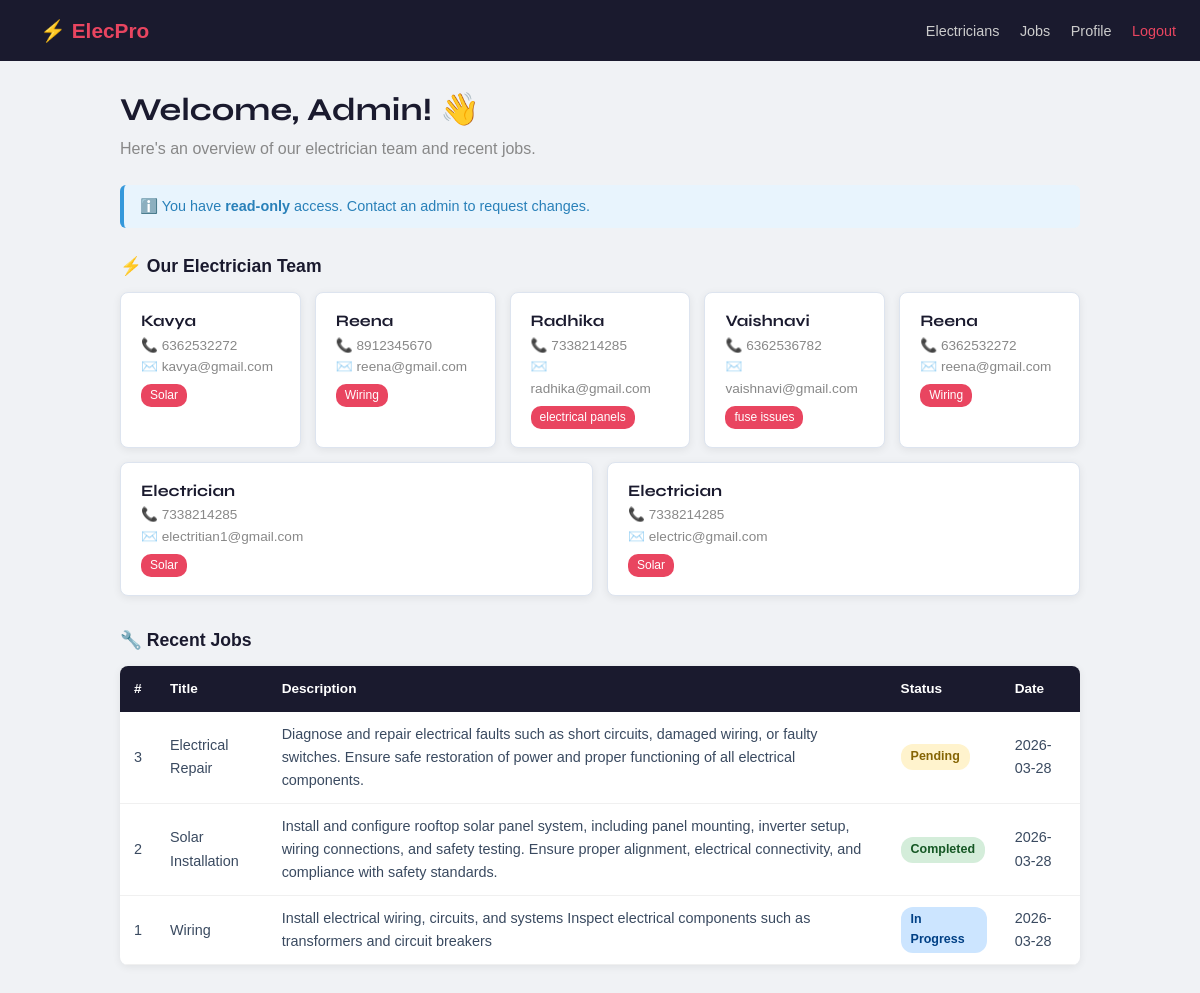
The app's page /user/dashboard (signed in) with its own data.
### tables this page shows
CREATE TABLE electricians (
            id    INTEGER PRIMARY KEY AUTOINCREMENT,
            name  TEXT NOT NULL,
            phone TEXT,
            skill TEXT,
            email TEXT
        );

CREATE TABLE jobs (
            id          INTEGER PRIMARY KEY AUTOINCREMENT,
            title       TEXT    NOT NULL,
            description TEXT,
            status      TEXT    NOT NULL DEFAULT 'pending',
            created_at  TEXT    DEFAULT (date('now'))
        );

### app.py (the view)
@app.route('/user/dashboard')
@login_required
def user_dashboard():
    db   = get_db()
    electricians = db.execute('SELECT * FROM electricians').fetchall()
    jobs         = db.execute('SELECT * FROM jobs ORDER BY id DESC').fetchall()
    db.close()
    return render_template('user_dashboard.html',
                           electricians=electricians, jobs=jobs)

### app.py (called while the page is built)
def login_required(f):
    from functools import wraps
    @wraps(f)
    def wrapper(*args, **kwargs):
        if 'user_id' not in session:
            flash('Please log in first.', 'warning')
            return redirect(url_for('login'))
        return f(*args, **kwargs)
    return wrapper

### database.py (called while the page is built)
def get_db():
    conn = sqlite3.connect(DATABASE)
    conn.row_factory = sqlite3.Row   # lets us access columns by name
    return conn

### templates/user_dashboard.html (shortened to what this page needs)
<!DOCTYPE html>
<html lang="en">
<head>
    <link rel="stylesheet" href="{{ url_for('static', filename='css/style.css') }}">
</head>
<body>
<nav>
    <a class="logo" href="/user/dashboard">⚡ ElecPro</a>
    <div>
        <a href="/electricians">Electricians</a>
        <a href="/jobs">Jobs</a>
        <a href="/profile">Profile</a>
        <a href="/logout" style="color:#e94560;">Logout</a>
    </div>
</nav>
<div class="content">
    <h1>Welcome, {{ session['user_name'] }}! 👋</h1>
    <p class="sub">Here's an overview of our electrician team and recent jobs.</p>
    <div class="readonly-note">ℹ️ You have <strong>read-only</strong> access. Contact an admin to request changes.</div>
    <div class="section-title">⚡ Our Electrician Team</div>
    <div class="cards">
        {% for elec in electricians %}
        <div class="card">
            <h3>{{ elec['name'] }}</h3>
            <p>📞 {{ elec['phone'] or 'N/A' }}</p>
            <p>✉️ {{ elec['email'] or 'N/A' }}</p>
            {% if elec['skill'] %}<span class="skill">{{ elec['skill'] }}</span>{% endif %}
        </div>
        {% else %}
        <p style="color:#888;">No electricians registered yet.</p>
        {% endfor %}
    </div>
    <div class="section-title">🔧 Recent Jobs</div>
    <table>
        <thead>
            <tr><th>#</th><th>Title</th><th>Description</th><th>Status</th><th>Date</th></tr>
        </thead>
        <tbody>
            {% for job in jobs %}
            <tr>
                <td>{{ job['id'] }}</td>
                <td>{{ job['title'] }}</td>
                <td>{{ job['description'] or '—' }}</td>
                <td><span class="badge badge-{{ job['status'] }}">{{ job['status'].replace('_',' ').title() }}</span></td>
                <td>{{ job['created_at'] }}</td>
            </tr>
            {% else %}
            <tr><td colspan="5" style="text-align:center;color:#888;">No jobs yet.</td></tr>
            {% endfor %}
        </tbody>
    </table>
</div>
</body>
</html>

### static/css/style.css (style rules this page uses)
:root { --blue-dark: #0a2540; --blue-mid: #1a4a8a; --blue-main: #1e6fd9; --blue-light: #4a9af5; --blue-pale: #e8f1fc; --white: #ffffff; --grey-light: #f4f7fb; --grey-mid: #dde4ef; --grey-text: #8a99b3; --text-dark: #0d1b2e; --text-body: #3a4a60; --success: #00b37d; --warning: #f5a623; --danger: #e5303a; --info: #0ea5e9; --shadow-sm: 0 2px 8px rgba(10,37,64,0.08); --shadow-md: 0 6px 24px rgba(10,37,64,0.12); --shadow-lg: 0 16px 48px rgba(10,37,64,0.18); --radius-sm: 8px; --radius-md: 14px; --radius-lg: 22px; --sidebar-w: 260px; --nav-h: 68px; --font-head: 'Syne', sans-serif; --font-body: 'DM Sans', sans-serif; --transition: 0.22s cubic-bezier(.4,0,.2,1); }
*, *::before, *::after { box-sizing: border-box; margin: 0; padding: 0; }
html { scroll-behavior: smooth; }
body { font-family: var(--font-body); color: var(--text-body); background: var(--grey-light); line-height: 1.6; -webkit-font-smoothing: antialiased; }
h1,h2,h3,h4,h5,h6 { font-family: var(--font-head); color: var(--text-dark); line-height: 1.2; }
a { text-decoration: none; color: inherit; }
.section-title { font-size: clamp(1.8rem, 3vw, 2.8rem); font-weight: 800; color: var(--text-dark); margin-bottom: 14px; }
.card { background: var(--white); border: 1px solid var(--grey-mid); border-radius: var(--radius-md); overflow: hidden; }
.badge-pending { background: rgba(245,166,35,0.12); color: #c8830d; }
.badge-pending::before { background: var(--warning); }
.badge-completed { background: rgba(30,111,217,0.12); color: var(--blue-mid); }
.badge-completed::before { background: var(--blue-main); }

### templates/user_dashboard.html (style rules this page uses)
* { box-sizing: border-box; margin: 0; padding: 0; }
body { font-family: Arial, sans-serif; background: #f0f2f5; }
nav { background: #1a1a2e; padding: 14px 24px; display: flex; justify-content: space-between; align-items: center; }
nav .logo { color: #e94560; font-size: 1.3rem; font-weight: bold; text-decoration: none; }
nav a { color: #ccc; text-decoration: none; margin-left: 16px; font-size: .9rem; }
.content { max-width: 1000px; margin: 30px auto; padding: 0 20px; }
h1 { margin-bottom: 6px; color: #1a1a2e; }
p.sub { color: #888; margin-bottom: 24px; }
.section-title { font-size: 1.1rem; font-weight: bold; margin: 24px 0 12px; color: #1a1a2e; }
.cards { display: flex; flex-wrap: wrap; gap: 14px; margin-bottom: 30px; }
.card { background: #fff; padding: 18px 20px; border-radius: 8px; box-shadow: 0 2px 8px rgba(0,0,0,.07); flex: 1; min-width: 180px; }
.card h3 { font-size: 1rem; color: #1a1a2e; margin-bottom: 4px; }
.card p { font-size: .85rem; color: #888; }
.card .skill { display: inline-block; background: #e94560; color: #fff; padding: 2px 9px; border-radius: 10px; font-size: .75rem; margin-top: 6px; }
table { width: 100%; border-collapse: collapse; background: #fff; border-radius: 8px; overflow: hidden; box-shadow: 0 2px 8px rgba(0,0,0,.07); }
th { background: #1a1a2e; color: #fff; padding: 12px 14px; text-align: left; font-size: .85rem; }
td { padding: 11px 14px; border-bottom: 1px solid #f0f0f0; font-size: .9rem; }
.badge { display: inline-block; padding: 3px 10px; border-radius: 12px; font-size: .78rem; font-weight: bold; }
.badge-pending { background: #fff3cd; color: #856404; }
.badge-in_progress { background: #cce5ff; color: #004085; }
.badge-completed { background: #d4edda; color: #155724; }
.readonly-note { background: #e8f4fd; border-left: 4px solid #3498db; padding: 10px 16px; border-radius: 6px; margin-bottom: 24px; font-size: .9rem; color: #2980b9; }

### records on screen
electricians: name "Kavya", phone "6362532272", email "kavya@gmail.com", skill "Solar"
electricians: name "Reena", phone "8912345670", email "reena@gmail.com", skill "Wiring"
electricians: name "Radhika", phone "7338214285", email "radhika@gmail.com", skill "electrical panels"
electricians: name "Vaishnavi", phone "6362536782", email "vaishnavi@gmail.com", skill "fuse issues"
electricians: name "Reena", phone "6362532272", email "reena@gmail.com", skill "Wiring"
electricians: name "Electrician", phone "7338214285", email "electritian1@gmail.com", skill "Solar"
electricians: name "Electrician", phone "7338214285", email "electric@gmail.com", skill "Solar"
jobs: id "3", title "Electrical Repair", description "Diagnose and repair electrical faults such as short circuits, damaged wiring, or faulty switches. Ensure safe restoration of power and proper functioning of all electrical components.", status.replace "Pending", created_at "2026-03-28"
jobs: id "2", title "Solar Installation", description "Install and configure rooftop solar panel system, including panel mounting, inverter setup, wiring connections, and safety testing. Ensure proper alignment, electrical connectivity, and compliance with safety standards.", status.replace "Completed", created_at "2026-03-28"
jobs: id "1", title "Wiring", description "Install electrical wiring, circuits, and systems Inspect electrical components such as transformers and circuit breakers", status.replace "In Progress", created_at "2026-03-28"

### other values on screen
{{ session['user_name'] }} "Admin"
